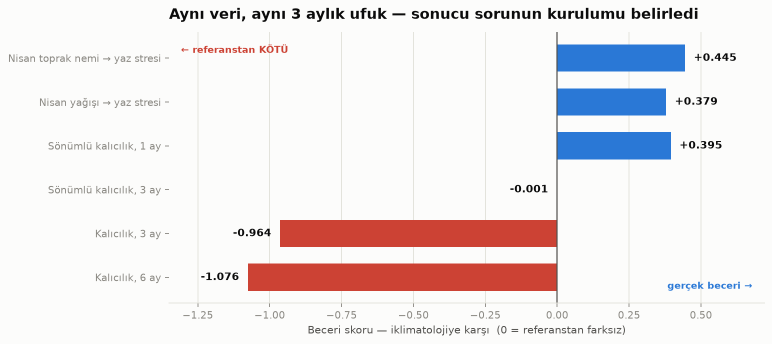
#> input picture outputs/figures/summary_forecast_skill.png, 1544 x 688 px (shown at 1/2 size)
$ python build_ozet_sayfasi.py
#> lines starting #> are read from the running program, lines starting #| are printed output that depends on the picture
"""Ozet sayfasini kurar: gorselleri optimize edip base64 ile gomer.

Kodlama secimi ICERIGE gore yapilir:
  JPEG  -> surekli tonlu haritalar. PNG'de neredeyse her piksel farkli renk
           oldugu icin sikismiyor; ilk denemede risk haritasi 519 KB'den
           1494 KB'ye BUYUMUSTU. JPEG'de dortte birine iniyor.
  PNG-8 -> duz renkli grafikler (cubuk, cizgi, metin). Az sayida renk oldugu
           icin palet indirgeme gozle fark edilmeden cok kucultuyor.
"""

import base64
import io
from pathlib import Path

from PIL import Image

ROOT = Path(__file__).resolve().parents[1]
FIG = ROOT / "outputs" / "figures"
TEMPLATE = ROOT / "docs" / "ozet_sablon.html"
# Tek dosyalik sayfa: 4 MB'lik gomulu gorsel iceriyor, repoya girmez
# (.gitignore'da outputs/**/*.html yok ama PDF yeterli cikti).
OUT = ROOT / "outputs" / "reports" / "gediz_ozet.html"

# dosya -> (hedef genislik px, bicim)
PLAN = {
    "summary_forecast_skill.png":       (1400, "png8"),
    "summary_validation.png":           (1400, "png8"),
    "summary_irrigation.png":           (1200, "png8"),
    "spi_series.png":                   (1500, "png8"),
    "ndvi_parcel_curves_2024.png":      (1250, "png8"),
    "seasonal_predictor.png":           (1050, "png8"),
    "risk_map_steep_riskier.png":       (1450, "jpeg"),
    "criteria_panel_steep_riskier.png": (1500, "jpeg"),
    "ndvi_anomaly_2024.png":            (1150, "jpeg"),
}


def encode(name: str, width: int, fmt: str) -> str:
#> called with name = 'summary_forecast_skill.png', width = 1400, fmt = 'png8'
    src = FIG / name
    img = Image.open(src).convert("RGB")
    if img.width > width:
        img = img.resize((width, round(img.height * width / img.width)), Image.LANCZOS)
#> img: PIL image 1400x624 RGB

    buf = io.BytesIO()
    if fmt == "jpeg":
        img.save(buf, format="JPEG", quality=86, optimize=True, progressive=True)
        mime = "image/jpeg"
    else:
        quantized = img.convert("P", palette=Image.ADAPTIVE, colors=128)
        quantized.save(buf, format="PNG", optimize=True)
        mime = "image/png"

    data = buf.getvalue()
    print(f"  {name:<42}{src.stat().st_size/1024:8.0f} ->{len(data)/1024:8.0f} KB   {fmt}")
    return f"data:{mime};base64," + base64.b64encode(data).decode()


print("Gorseller:")
IMG = {name: encode(name, w, f) for name, (w, f) in PLAN.items()}
#> call 2 of encode, with name = 'summary_validation.png', width = 1400, fmt = 'png8'
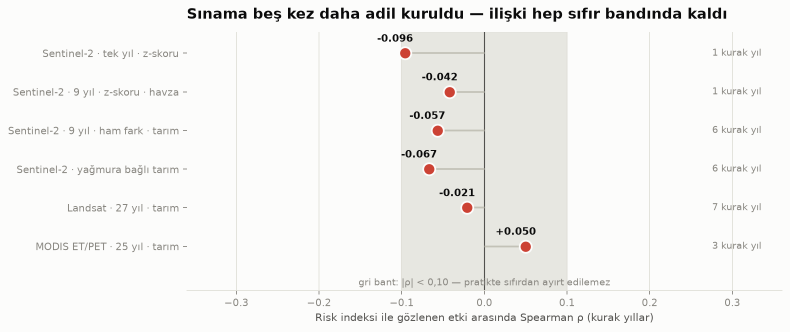
#> input picture outputs/figures/summary_validation.png, 1579 x 663 px (shown at 1/2 size)
#> in encode (call 2), `img = img.resize((width, round(img.height * width / img.width)), Image..`:
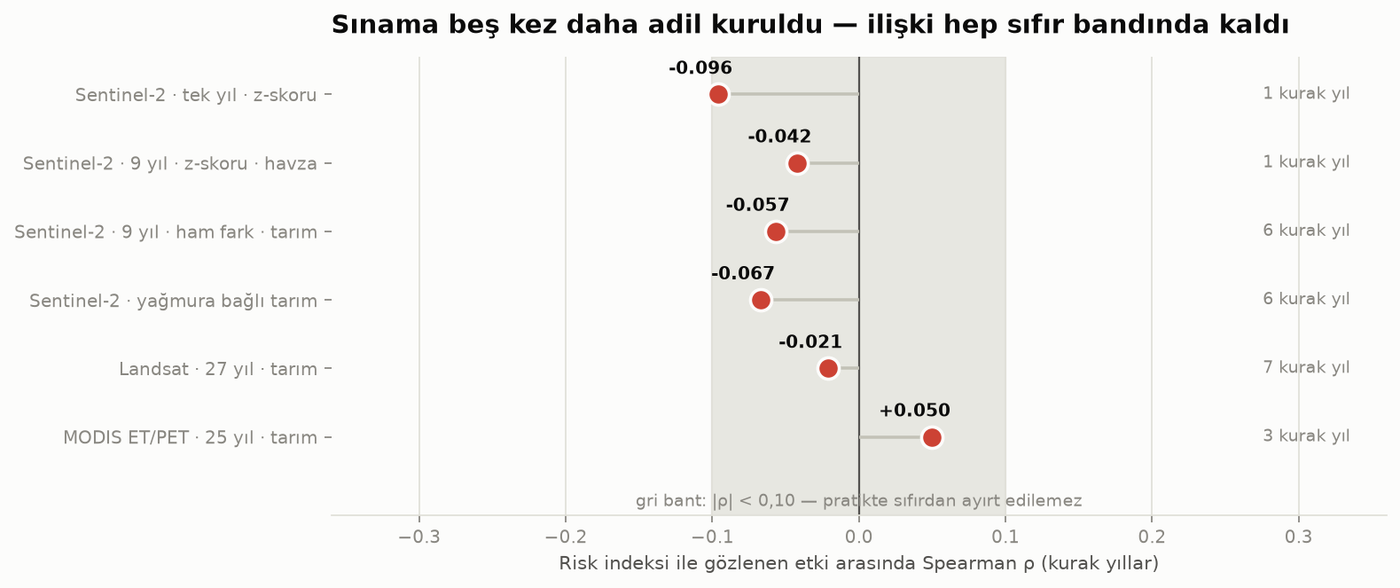
#> img: PIL image 1400x588 RGB; mean R, G, B 243.7, 243.4, 241.6
#> call 3 of encode, with name = 'summary_irrigation.png', width = 1200, fmt = 'png8'
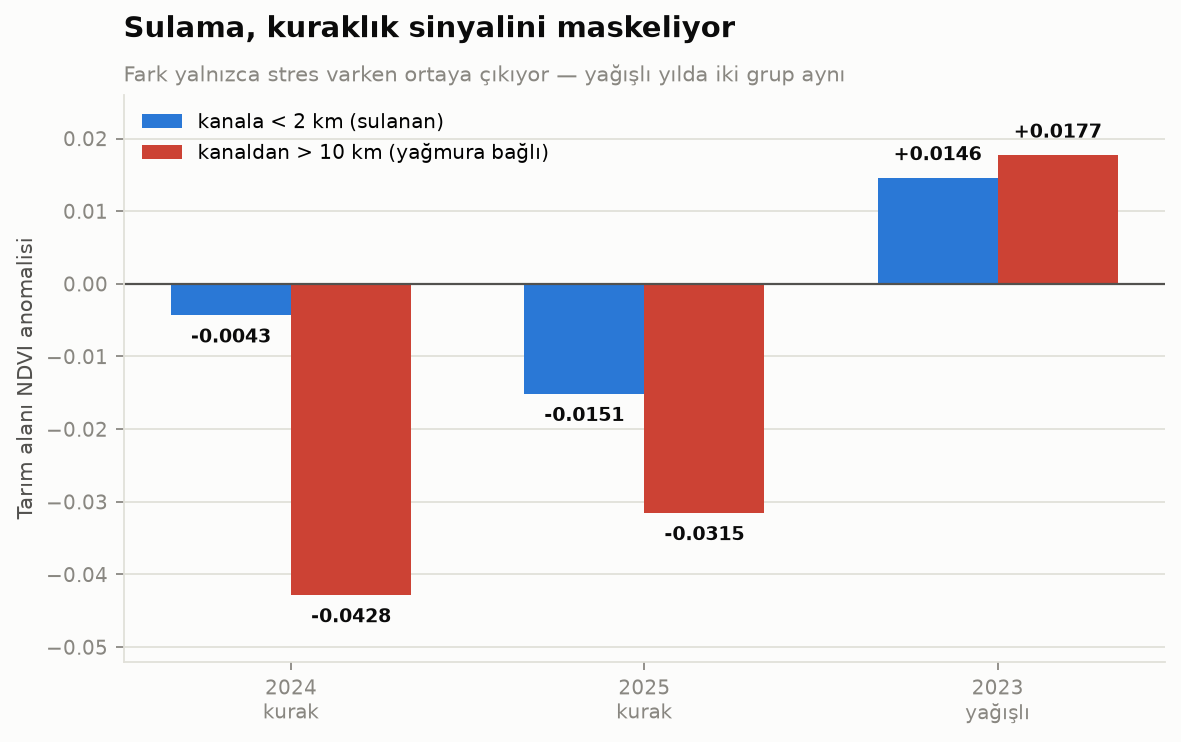
#> input picture outputs/figures/summary_irrigation.png, 1181 x 742 px
#> call 4 of encode, with name = 'spi_series.png', width = 1500, fmt = 'png8'
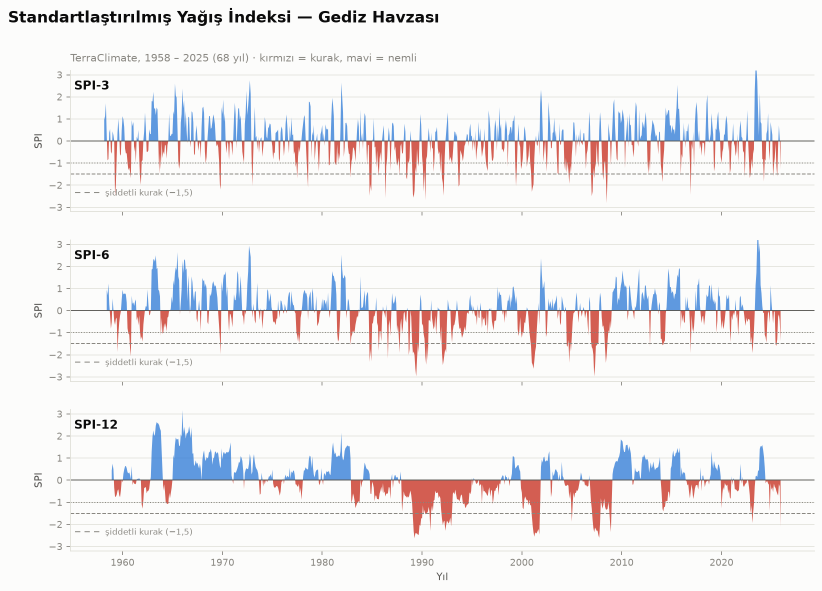
#> input picture outputs/figures/spi_series.png, 1644 x 1181 px (shown at 1/2 size)
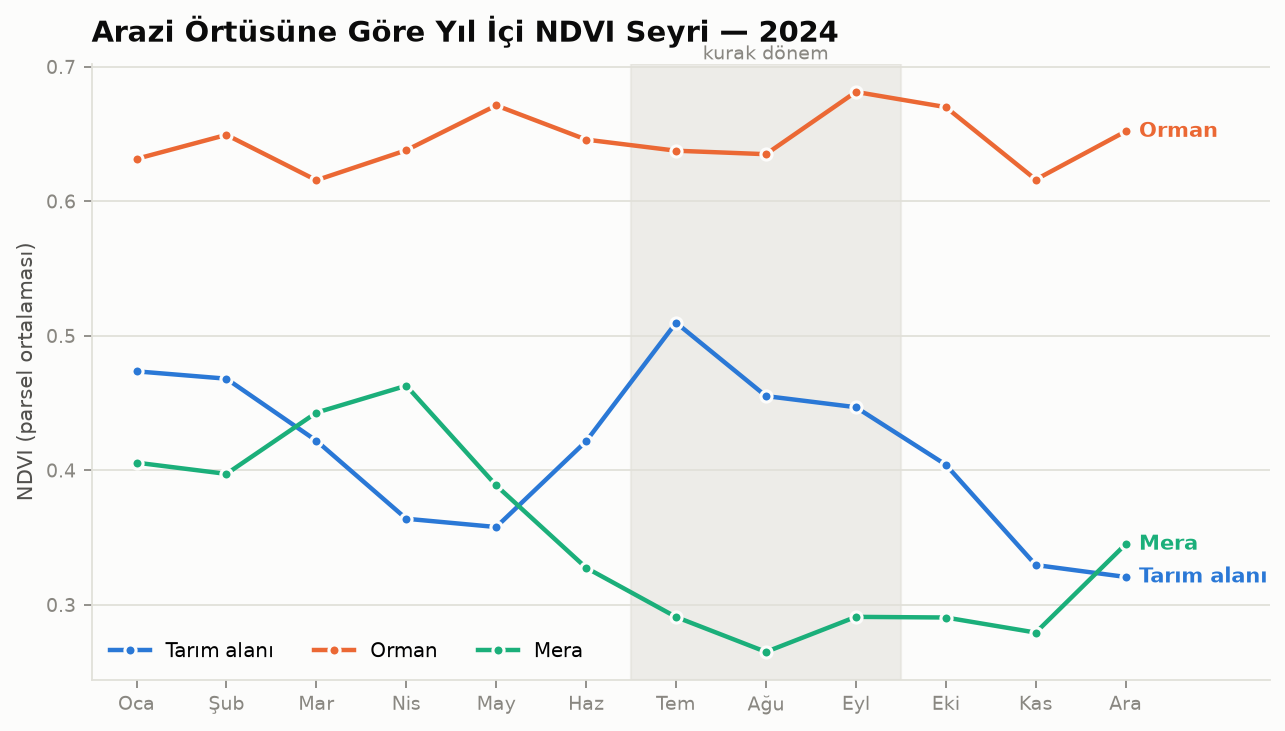
#> input picture outputs/figures/ndvi_parcel_curves_2024.png, 1285 x 731 px
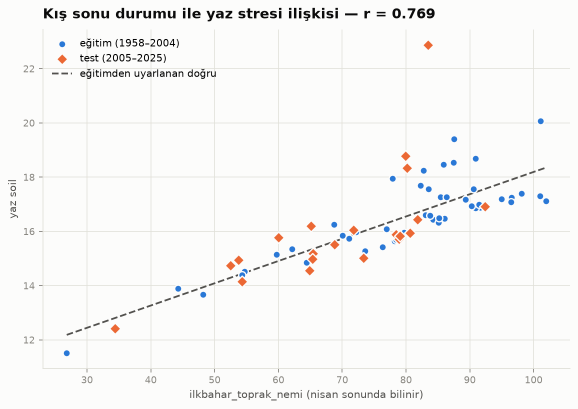
#> input picture outputs/figures/seasonal_predictor.png, 1155 x 817 px (shown at 1/2 size)
#> in encode (call 6), `img = img.resize((width, round(img.height * width / img.width)), Image..`:
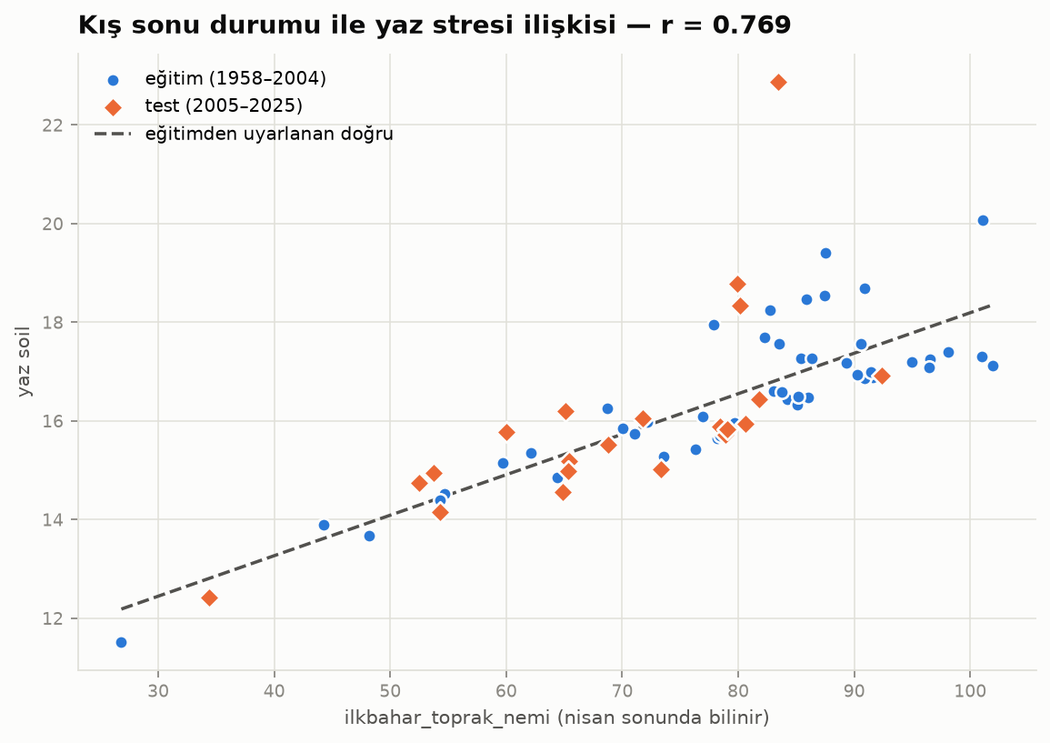
#> img: PIL image 1050x743 RGB; mean R, G, B 247, 246.9, 246
#> (the run stopped early here; a loop or call above may not have finished)
